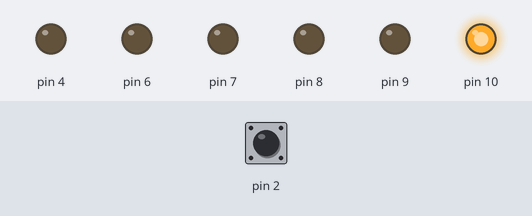
This sketch was run on a simulated Arduino Uno, built with avr-gcc and run on an emulated ATmega328P. Parts: output pins drawn as LEDs (lit = HIGH). Inputs (shaded band) come from the test bench; at power-on: pin 2 HIGH. Pins used as bus, display or sensor lines are not drawn.

Above: at 0.1 s.
Timing chart, 0 to 1.6 s (numbered marks = the images above):
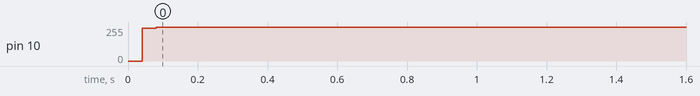

The sketch:

rtos_4bit_ir.ino
```cpp
/* 함수형 lcd 4비트 이동기 */

#define RS 3
#define E 5
#define DB4 10
#define DB5 11
#define DB6 12
#define DB7 13

int k = 0;
bool toggle = false;
int count = 0;
unsigned long ir_time_value[50];
unsigned long ir_offset_value[50];

String num[10] {
  "01101000",
  "00110000",
  "00011000",
  "01111010",
  "00010000",
  "00111000",
  "01011010",
  "01000010",
  "01001010",
  "01010010",
};

void lcd_cmd(int num) {

  int tmp = 0x80;

  for (int i = 0; i < 2; i ++) {

    digitalWrite(RS, LOW);

    for (int j = 13; j >= 10; j--) {

      if (num & tmp)
        digitalWrite(j, HIGH);
      else
        digitalWrite(j, LOW);

      tmp >>= 1;

    }

    digitalWrite(E, HIGH);
    digitalWrite(E, LOW);

    digitalWrite(RS, HIGH);

    delayMicroseconds(100);
  }

}


void lcd_init() {

  for (int i = 3; i <= 13; i++)
    pinMode(i, OUTPUT);

  digitalWrite(RS, HIGH);

  int command[] = {0x3, 0x3, 0x3, 0x2, 0x28, 0x0C, 0x06,0x80,0x01};

  for (int i = 0; i < sizeof(command) / sizeof(int) ; i++) {
    lcd_cmd(command[i]);
  }
  delay(1000);
}


void lcd_send(int num) {

  int tmp = 0x80;

  for (int i = 0; i < 2 ; i++) {

    digitalWrite(RS, HIGH);
    for (int j = 13; j >= 10; j--) {

      if (num & tmp)
        digitalWrite(j, HIGH);
      else
        digitalWrite(j, LOW);

      tmp >>= 1;

    }

    digitalWrite(E, HIGH);
    digitalWrite(E, LOW);
    digitalWrite(RS, HIGH);

    delayMicroseconds(100);
  }
}


void setup() {
  Serial.begin(9600);
  lcd_init();
  attachInterrupt(0, IR_INT, FALLING);
  lcd_send('1');
}


void loop() {
    if (toggle) {
    toggle = false;
    //    for (int i = 18; i <= 25; i ++) {
    //      if (ir_offset_value[i] > 1000 && ir_offset_value[i] < 1500) {
    //        Serial.print("0");
    //      } else {
    //        Serial.print("1");
    //      }

    String str = "";

    for (int i = 18; i <= 25; i ++) {
      if (ir_offset_value[i] > 1000 && ir_offset_value[i] < 1500) {
        str += "0";
      } else {
        str += "1";
      }
    }

    for (int j = 0; j < 10; j++) {
        if (num[j] == str){
          Serial.println(String(j));
          lcd_send((j+'0'));
          k = j;
        }
    }
  }
}


void IR_INT() {
  ir_time_value[count] = micros();


  if (count > 0) {
    ir_offset_value[count] = ir_time_value[count] - ir_time_value[count - 1];
  }

  if (ir_offset_value[count] > 12000 && ir_offset_value[count] < 15000) {
    count = 1;
  }

  if (ir_offset_value[count] > 11000 && ir_offset_value[count] < 12000) {
    count = -1;
    toggle = true;
  }

  count++;
  if (count >= 34) {
    toggle = true;
    count = 0;
  }

}
```
